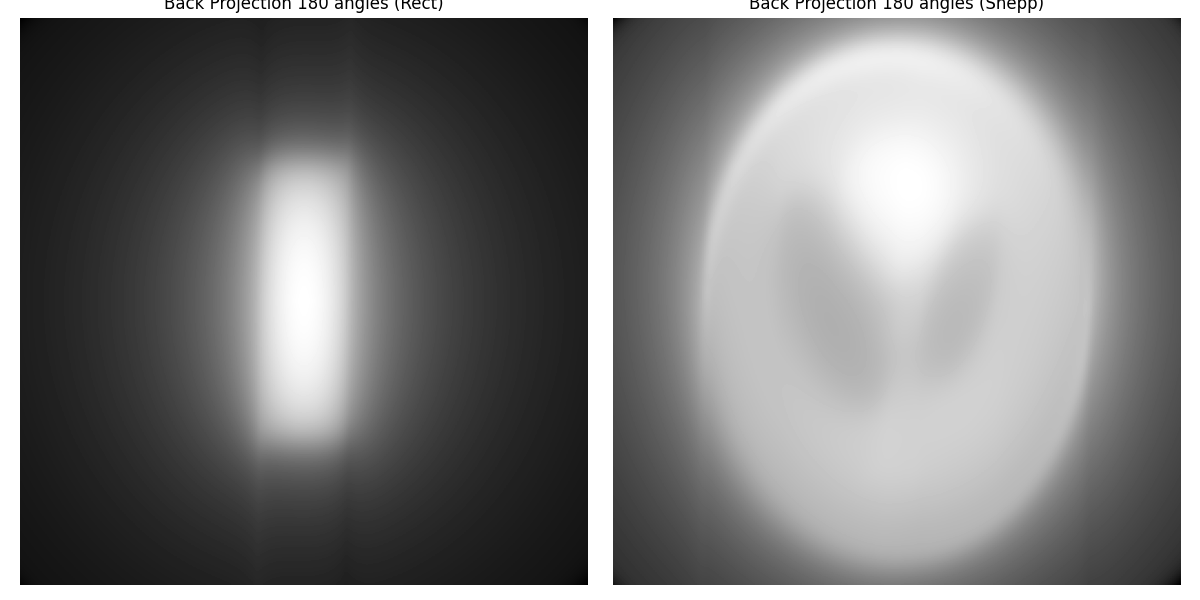

Python code for this plot:

import sys
import os
import numpy as np
import matplotlib.pyplot as plt
from skimage.data import shepp_logan_phantom
from skimage.transform import resize
from libDIP.imRecon4e import imRecon4e
from libDIP.intScaling4e import intScaling4e

# Parameters
NR = 256
# Theta = 0 : 1 : 179;
Theta = np.arange(0, 180, 1)

# Data
# Rectangle
Rectangle = np.zeros((NR, NR))
r_start = int(NR/4)
r_end = int(3*NR/4)
c_center = int(NR/2)
c_start = c_center - 20
c_end = c_center + 20

Rectangle[r_start:r_end, c_start:c_end] = 1

# SheppLogan
base_phantom = shepp_logan_phantom()
SheppLogan = resize(base_phantom, (NR, NR), anti_aliasing=True, preserve_range=True)

# Display
fig, axes = plt.subplots(1, 2, figsize=(12, 6))

# 1. Rectangle BackProj
print("Computing BackProj for Rectangle...")
rec_rect = imRecon4e(Rectangle, Theta)
axes[0].imshow(rec_rect, cmap='gray')
axes[0].set_title('Back Projection 180 angles (Rect)')
axes[0].axis('off')

# 2. SheppLogan BackProj
print("Computing BackProj for SheppLogan...")
rec_shepp = imRecon4e(SheppLogan, Theta)
axes[1].imshow(rec_shepp, cmap='gray')
axes[1].set_title('Back Projection 180 angles (Shepp)')
axes[1].axis('off')

plt.tight_layout()
plt.savefig('Figure540.png')
print("Saved Figure540.png")
plt.show()
